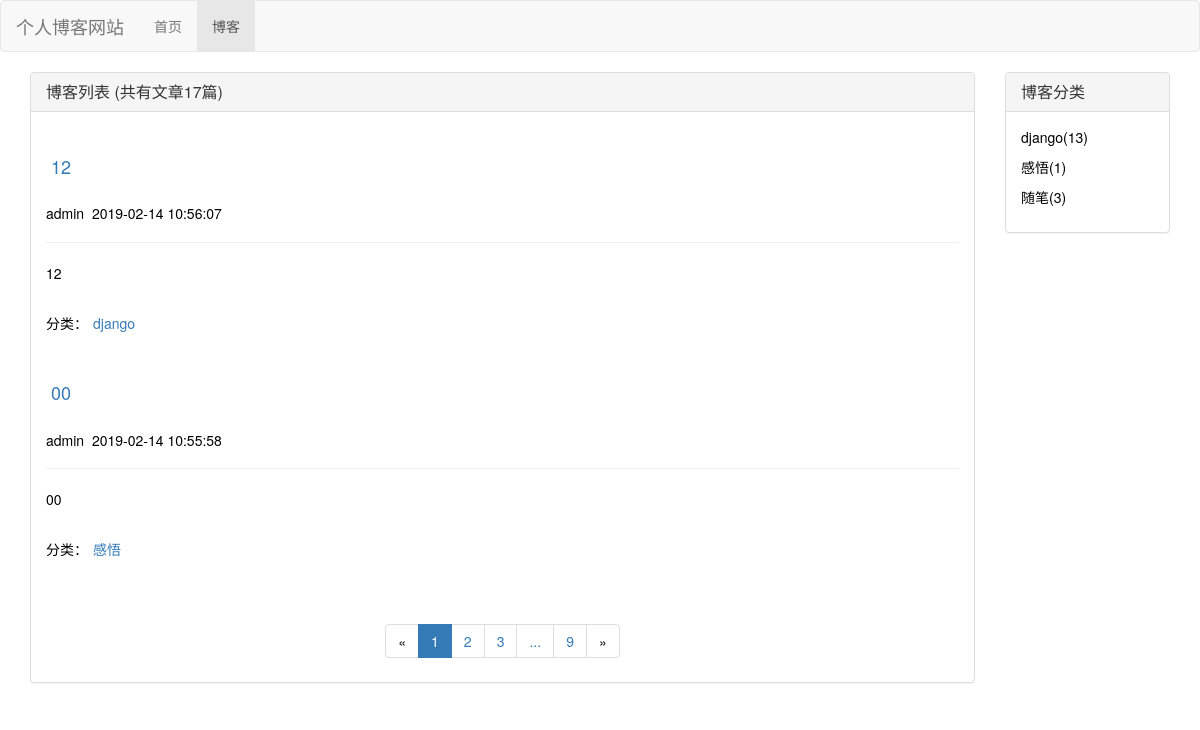
The page /blog/ on the database as committed earlier.
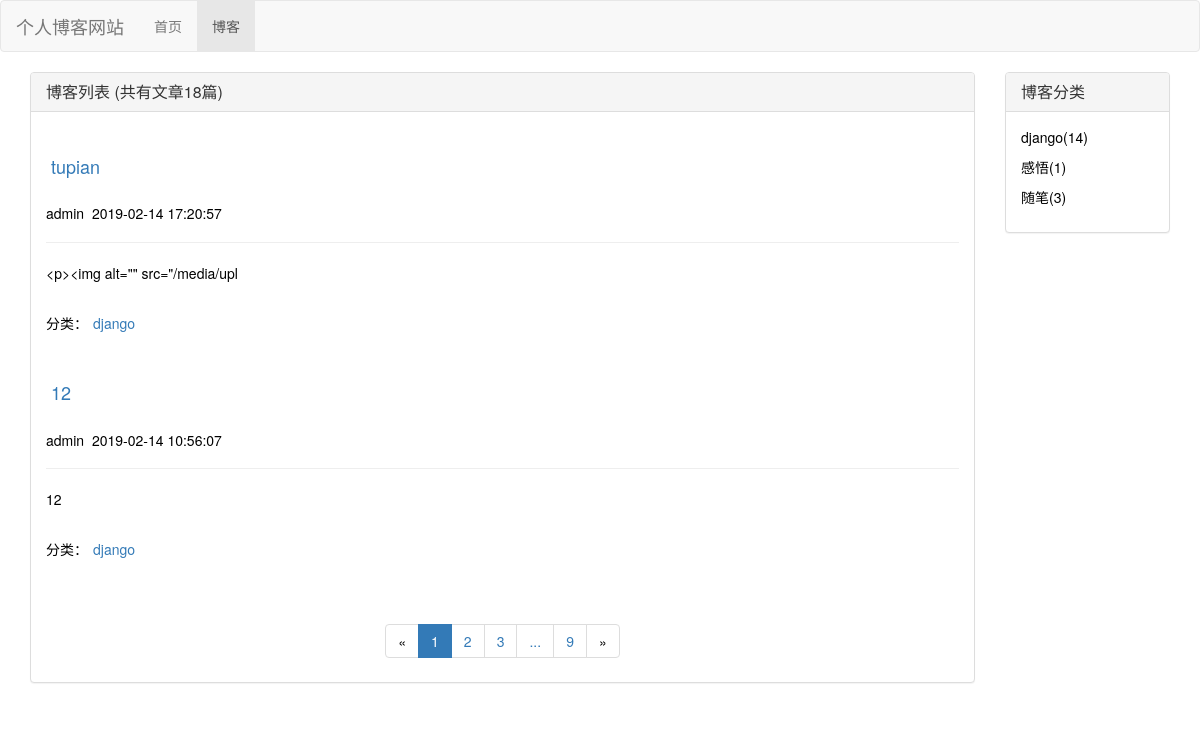
The same page on the database as committed later.
### blog/models.py (models this page shows, shortened)
class Blog(models.Model):
    title = models.CharField(max_length=50)
    blog_type = models.ForeignKey(BlogType,on_delete = models.DO_NOTHING)
    author = models.ForeignKey(User,on_delete = models.DO_NOTHING)
    content = RichTextUploadingField()
    rend_num = models.IntegerField(default=0)
    created_time = models.DateTimeField(auto_now_add=True)
    last_updated_time =models.DateTimeField(auto_now=True)
    class Meta:
        ordering=['-created_time']

class BlogType(models.Model):
    type_name = models.CharField(max_length=15)
    def __str__(self):
        return self.type_name

### blog/views.py (the view)
# urls.py: path('', views.blog_list,name='blog_list'),
def blog_list(request):
    current_page = request.GET.get('page',1) #获取当前page的值，没有设置默认为1
    list_all = Blog.objects.all()   #取出所有数据
    paginator = Paginator(list_all,2) #分页器给数据分页，每页显示2条
    page_list = paginator.get_page(current_page) #验证，不在页码内返回第一页内容，超出页码返回最后一页内容
    current_num = page_list.number #获取当前页码
    all_page_num = paginator.num_pages #总页数
    page_range =list(range(max(current_num-2,1),current_num))+list(range(current_num,min(current_num+2,all_page_num)+1))
    if page_range[0]-1 >=2:
        page_range.insert(0,'...')
    if all_page_num-page_range[-1] >=2:
        page_range.append('...')
    if page_range[0] !=1:
        page_range.insert(0,1)
    if page_range[-1] != all_page_num:
        page_range.append(all_page_num)
    blog_types = BlogType.objects.all().annotate(num_blogs=Count('blog')) #使用annotate,给BLogType,添加统计字段
    content = {}
    content['blogs'] = page_list
    content['current'] = int(current_page)   #需要把接受到的page的值转换为int类型
    content['page_range'] = page_range
    content['blog_types'] = blog_types
    return render_to_response('blog/blog_list.html',content)

### blog/templates/blog/blog_list.html (shortened to what this page needs)
{% extends 'base.html'%}
{% block content%}
<div class="container">
   <div class="row">
      <div class="col-xs-10">
        <div class="panel panel-default">
            <div class="panel-heading">
                <h3 class="panel-title">
                    博客列表
                    (共有文章{{blogs.paginator.count}}篇)
                </h3>
            </div>
            <div class="panel-body">
                <ul>
                {% for blog in blogs.object_list%}
                <li>
                    <h4><a href="{% url 'blog:blog_details' blog.pk %}">{{blog.title}}</a></h4>
                    <h5>{{blog.author}}&nbsp;&nbsp;{{blog.created_time|date:'Y-m-d H:i:s'}}</h5>
                    <hr>
                    <p>{{blog.content|truncatechars:30}}</p>
                    <p>分类：<a href="{% url 'blog:blog_type' blog.blog_type.id %}">{{blog.blog_type}}</a></p>
                </li>
                {% empty %}
                <p>还没有发布文章</p>
                {% endfor %}
                </ul>
            </div>
        <nav aria-label="Page navigation" class='text-center'>
          <ul class="pagination">
            {% if blogs.has_previous %}
            <li>
              <a href="?page={{blogs.previous_page_number}}" aria-label="Previous">
                <span aria-hidden="true">&laquo;</span>
              </a>
            </li>
            {% else %}
            <li class="disabled"><a href="#" aria-label="Previous"><span aria-hidden="true">&laquo;</span></a></li>
            {% endif %}
            {% for num in page_range %}
                    {% if num == current %}
                    <li class='active'><span>{{num}}</span></li>
                    {% else %}
                        {% if num == '...'%}
                        <li><span>{{num}}</span></li>
                        {% else%}
                        <li><a href="?page={{num}}">{{num}}</a></li>
                        {% endif %}
                    {% endif %}
            {% endfor %}
            {% if blogs.has_next %}
            <li>
              <a href="?page={{blogs.next_page_number}}" aria-label="Next">
                <span aria-hidden="true">&raquo;</span>
              </a>
            </li>
            {% else %}
            <li class="disabled">
              <a href="#" aria-label="Next">
                <span aria-hidden="true">&raquo;</span>
              </a>
            </li>
            {% endif%}
          </ul>
        </nav>
      </div>
   </div>
   <div class="col-xs-2">
        <div class="panel panel-default">
            <div class="panel-heading">
                <h3 class="panel-title">
                    博客分类
                </h3>
            </div>
            <div class="panel-body">
                {% for blog_type in blog_types %}
                    <P>{{blog_type.type_name}}({{blog_type.num_blogs}})</P>
                {% endfor %}
            </div>
   </div>
</div>
  </div>
{% endblock %}
{% block active_shouye1 %}active{% endblock %}

Rows that differ between the two databases and show on the page:
no longer on this page (row unchanged): Blog: title "00", author "admin", created_time "2019-02-14 10:55:58", content "00", blog_type "感悟"
added Blog: title "tupian", author "admin", created_time "2019-02-14 17:20:57", content "<p><img alt=\"\" src=\"/media/upl", blog_type "django"
computed for BlogType "django": num_blogs "13" → "14"
Other text that changed with them:
{{ blogs.paginator.count }}: "17" → "18"
